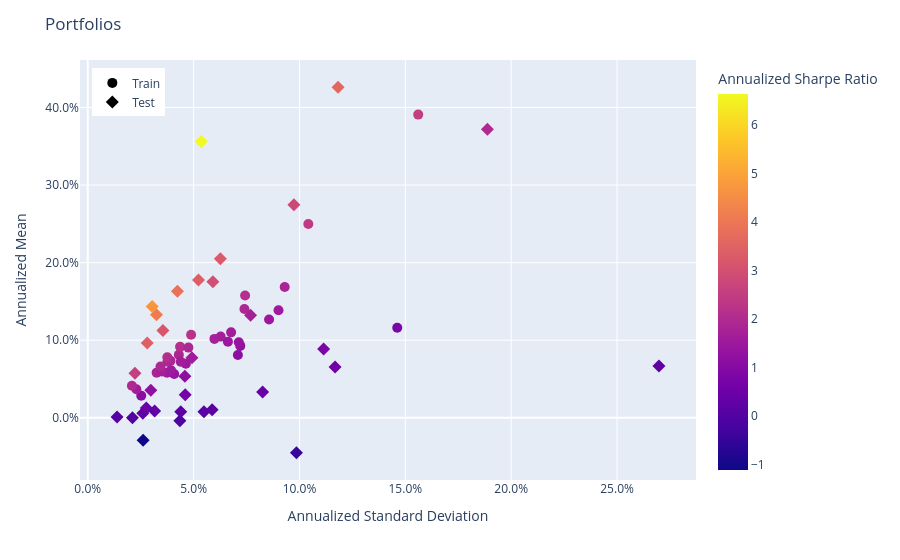

Notebook source saved alongside this figure:
### Code cell
population.plot_measures(
    x=RiskMeasure.ANNUALIZED_STANDARD_DEVIATION,
    y=PerfMeasure.ANNUALIZED_MEAN,
    color_scale=RatioMeasure.ANNUALIZED_SHARPE_RATIO,
    hover_measures=[RiskMeasure.MAX_DRAWDOWN, RatioMeasure.ANNUALIZED_SORTINO_RATIO],
)

### Figure 1 — Plotly figure (JSON) as saved in the notebook; plotly's stock layout.template omitted (floating-point values rounded to 4 significant figures; data arrays with more than 128 entries replaced by an {"elided": "..."} marker saying what was removed)
{"data": [{"customdata": {"elided": "33x4 mixed values"}, "hovertemplate": "<b>%{hovertext}</b><br><br>tag=%{customdata[0]}<br>Annualized Standard Deviation=%{x:.3f}<br>Annualized Mean=%{y:.3f}<br>MAX Drawdown=%{customdata[1]:.3f}<br>Annualized Sortino Ratio=%{customdata[2]:.3f}<br>Annualized Sharpe Ratio=%{marker.color:.3f}<extra></extra>", "hovertext": ["Fold 0", "Fold 1", "Fold 2", "Fold 3", "Fold 4", "Fold 5", "Fold 6", "Fold 7", "Fold 8", "Fold 9", "Fold 10", "Fold 11", "Fold 12", "Fold 13", "Fold 14", "Fold 15", "Fold 16", "Fold 17", "Fold 18", "Fold 19", "Fold 20", "Fold 21", "Fold 22", "Fold 23", "Fold 24", "Fold 25", "Fold 26", "Fold 27", "Fold 28", "Fold 29", "Fold 30", "Fold 31", "Fold 32"], "legendgroup": "Train", "marker": {"color": [1.501, 1.384, 1.787, 1.121, 1.286, 1.365, 1.666, 1.886, 1.895, 1.478, 2.121, 1.643, 1.597, 1.811, 1.482, 1.551, 2.193, 2.095, 1.626, 1.877, 1.918, 1.71, 1.926, 2.071, 1.902, 1.559, 1.142, 1.699, 0.7943, 1.539, 2.398, 2.504, 1.976], "coloraxis": "coloraxis", "size": 10, "symbol": "circle"}, "mode": "markers", "name": "Train", "orientation": "v", "showlegend": true, "type": "scatter", "x": [0.04634, 0.04081, 0.03253, 0.02527, 0.07204, 0.07134, 0.06278, 0.04303, 0.074, 0.08564, 0.07432, 0.04394, 0.02297, 0.09302, 0.0662, 0.03742, 0.04881, 0.04361, 0.06771, 0.03906, 0.03763, 0.03493, 0.03436, 0.03759, 0.04755, 0.03934, 0.07091, 0.05983, 0.1462, 0.09009, 0.1042, 0.1561, 0.02086], "xaxis": "x", "y": [0.06955, 0.05648, 0.05814, 0.02834, 0.09261, 0.09737, 0.1046, 0.08114, 0.1402, 0.1266, 0.1576, 0.07221, 0.03668, 0.1685, 0.09808, 0.05804, 0.107, 0.09137, 0.1101, 0.07334, 0.07218, 0.05974, 0.06616, 0.07784, 0.09043, 0.06134, 0.08098, 0.1016, 0.1161, 0.1386, 0.2498, 0.3908, 0.04123], "yaxis": "y"}, {"customdata": {"elided": "33x4 mixed values"}, "hovertemplate": "<b>%{hovertext}</b><br><br>tag=%{customdata[0]}<br>Annualized Standard Deviation=%{x:.3f}<br>Annualized Mean=%{y:.3f}<br>MAX Drawdown=%{customdata[1]:.3f}<br>Annualized Sortino Ratio=%{customdata[2]:.3f}<br>Annualized Sharpe Ratio=%{marker.color:.3f}<extra></extra>", "hovertext": ["Fold 0", "Fold 1", "Fold 2", "Fold 3", "Fold 4", "Fold 5", "Fold 6", "Fold 7", "Fold 8", "Fold 9", "Fold 10", "Fold 11", "Fold 12", "Fold 13", "Fold 14", "Fold 15", "Fold 16", "Fold 17", "Fold 18", "Fold 19", "Fold 20", "Fold 21", "Fold 22", "Fold 23", "Fold 24", "Fold 25", "Fold 26", "Fold 27", "Fold 28", "Fold 29", "Fold 30", "Fold 31", "Fold 32"], "legendgroup": "Test", "marker": {"color": [0.14, 3.851, -0.08941, 3.423, 2.968, 3.397, 1.718, 3.273, -0.4577, 2.821, 1.166, 1.188, 2.572, 6.642, 0.6452, 0.002713, 0.173, 0.2212, 1.572, 0.4493, 3.164, 0.2798, -1.112, 4.094, 0.4034, 4.714, 0.1777, 0.5591, 0.7953, 3.603, 1.969, 0.2468, 0.07241], "coloraxis": "coloraxis", "size": 10, "symbol": "diamond"}, "mode": "markers", "name": "Test", "orientation": "v", "showlegend": true, "type": "scatter", "x": [0.05488, 0.04236, 0.04351, 0.02811, 0.0591, 0.05232, 0.0769, 0.06264, 0.09857, 0.09737, 0.04586, 0.02977, 0.02228, 0.05362, 0.04604, 0.02111, 0.04391, 0.02602, 0.04921, 0.02765, 0.03552, 0.03158, 0.02614, 0.03246, 0.0826, 0.03044, 0.05875, 0.1168, 0.1114, 0.1182, 0.1888, 0.2698, 0.01384], "xaxis": "x", "y": [0.007684, 0.1631, -0.00389, 0.0962, 0.1754, 0.1777, 0.1321, 0.205, -0.04511, 0.2747, 0.0535, 0.03537, 0.0573, 0.3561, 0.0297, 5.726e-05, 0.007597, 0.005755, 0.07737, 0.01242, 0.1124, 0.008837, -0.02907, 0.1329, 0.03332, 0.1435, 0.01044, 0.06531, 0.08861, 0.426, 0.3717, 0.06657, 0.001002], "yaxis": "y"}], "layout": {"coloraxis": {"colorbar": {"title": {"text": "Annualized Sharpe Ratio"}}, "colorscale": [[0, "#0d0887"], [0.1111, "#46039f"], [0.2222, "#7201a8"], [0.3333, "#9c179e"], [0.4444, "#bd3786"], [0.5556, "#d8576b"], [0.6667, "#ed7953"], [0.7778, "#fb9f3a"], [0.8889, "#fdca26"], [1, "#f0f921"]]}, "legend": {"title": {}, "tracegroupgap": 0, "x": 0.02, "xanchor": "left", "y": 0.98, "yanchor": "top"}, "margin": {"t": 60}, "title": {"text": "Portfolios"}, "xaxis": {"anchor": "y", "domain": [0, 1], "tickformat": ",.1%", "title": {"text": "Annualized Standard Deviation"}}, "yaxis": {"anchor": "x", "domain": [0, 1], "tickformat": ",.1%", "title": {"text": "Annualized Mean"}}}}
